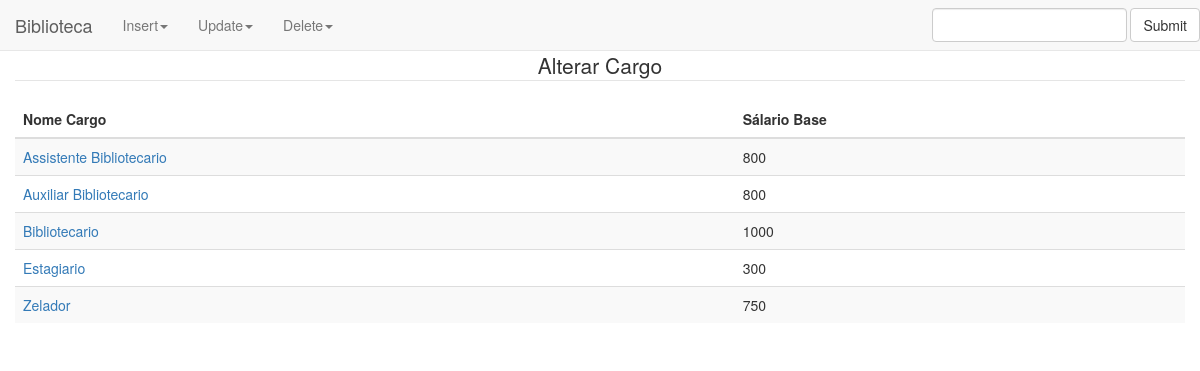
The page /tabelas/tb_cargo/update.php on the database its author committed.
### tables this page shows
Create Table Tb_Cargo(
	Car_Codigo integer Not Null Primary Key,
    Car_Descricao varchar(25) Not Null,
    Car_Salariobase integer Not Null
);

### tabelas/tb_cargo/update.php (the view, shortened to what this page needs)
<?php
require_once("../../conection.php");
?>
<!DOCTYPE html>
<html lang="pt-br">
	<head>
		<link href="../../css/style.css" rel="stylesheet">
		<link href="../../css/bootstrap.min.css" rel="stylesheet">
		<link href="../../css/style.css" rel="stylesheet">
	</head>
	<body>
		<div class="container-fluid">
			<?php include '../../menu1.php';?>
			<div class="row" class="target">
				<div id="footer" class="col-md-12">
					<center>
						<legend>Alterar Cargo</legend>
						<?php
						$sql = "select * from tb_cargo order by Car_Descricao";
						$rs = mysql_query($sql,$conexao) or die ("Consulta nao realizada");
						?>
						<table class="table table-striped">
							<thead>
							<tr>
								<th>Nome Cargo</th>
								<th>Sálario Base</th>
							</thead>
							<?php
								while($linha=mysql_fetch_array($rs)){
									$codigo = $linha["Car_Codigo"];
									$nome = $linha["Car_Descricao"];
									$salario = $linha["Car_Salariobase"];
							?>
							<tr>
								<td><a href="update1.php?Codigo=
									<?php echo $codigo;?>" method="post">
									<?php echo utf8_encode ($nome);?>
									</a>
								</td>
								<td><?php echo $salario;?></td>
							</tr>
							<?php } ?>
						</table>
				</div>
			</div>
		</div>
	</body>
</html>

### rows shown on the page
tb_cargo: Car_Descricao "Assistente Bibliotecario", Car_Salariobase "800"
tb_cargo: Car_Descricao "Auxiliar Bibliotecario", Car_Salariobase "800"
tb_cargo: Car_Descricao "Bibliotecario", Car_Salariobase "1000"
tb_cargo: Car_Descricao "Estagiario", Car_Salariobase "300"
tb_cargo: Car_Descricao "Zelador", Car_Salariobase "750"
